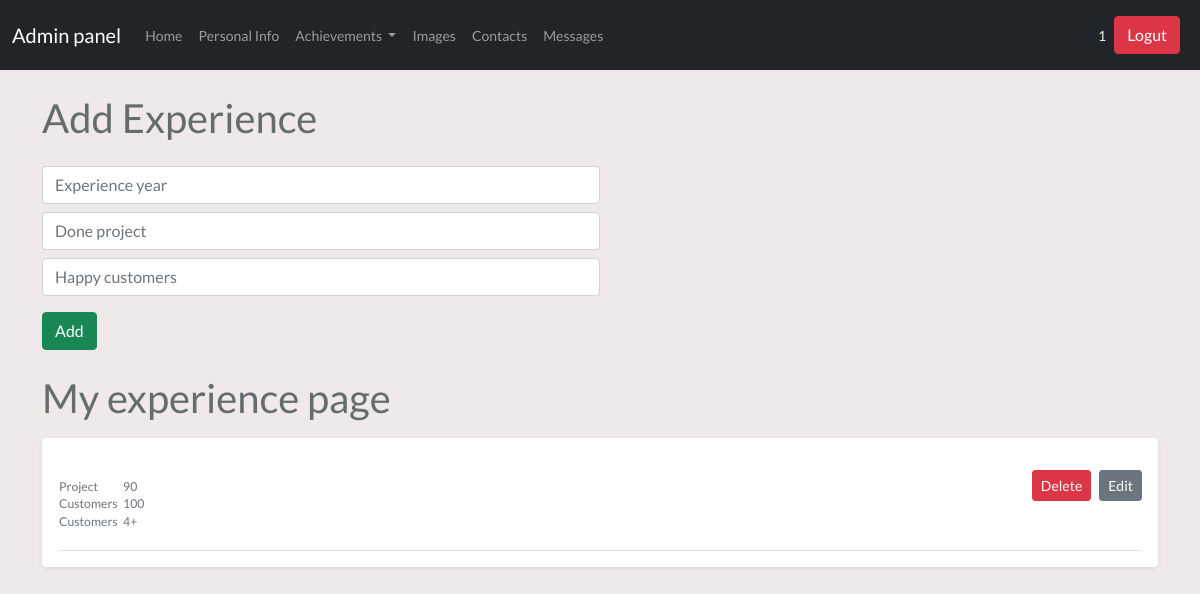
The page /admin/myexperience (signed in) on the database its author committed.
### tables this page shows
CREATE TABLE user (
	id INTEGER NOT NULL, 
	username VARCHAR(20), 
	email VARCHAR(50), 
	password VARCHAR(80), 
	PRIMARY KEY (id), 
	UNIQUE (username), 
	UNIQUE (email)
);

CREATE TABLE myexperience (
	id INTEGER NOT NULL, 
	experience_year VARCHAR(50), 
	doneproject VARCHAR(50), 
	happycustomers VARCHAR(50), 
	PRIMARY KEY (id)
);

### controllers/admin/myexperience.py (the view, shortened to what this page needs)
@app.route('/admin/myexperience',methods=['GET','POST'])
@login_required
def admin_myexperience_index():
    from run import db
    from models import Myexperience
    myexperiences=Myexperience.query.all()
    return render_template('admin/myexperience.html', myexperiences=myexperiences)

### controllers/admin/main.py (called while the page is built)
@app.before_request
def before_request():
    g.user = current_user

### run.py (called while the page is built)
@login_manager.user_loader
def load_user(user_id):
    from models import User
    return User.query.get(user_id)

### templates/admin/myexperience.html (shortened to what this page needs)
{% extends "admin/dashboard.html" %} {% block content %}
<div class="container">
  <h1 class="adminpage ml-4 mt-4">Add Experience</h1>
  <form action="/admin/myexperience" method="POST" class="w-50 ml-4 mt-4">
    <input
      type="text"
      name="experience_year"
      class="form-control my-2"
      placeholder="Experience year"
    />
    <input
      type="text"
      name="doneproject"
      class="form-control my-2"
      placeholder="Done project"
    />
    <input
      type="text"
      name="happycustomers"
      class="form-control my-2"
      placeholder="Happy customers"
    />
    <input type="submit" class="btn btn-success my-2" value="Add" />
  </form>
  <h1 class="adminpage ml-4 mt-3">My experience page</h1>
  <div class="my-3 p-3 bg-body rounded shadow-sm">
    {% for myexperience in myexperiences %}
    <div class="d-flex text-muted pt-3">
      <div
        class="
          w-100
          pb-3
          d-flex
          justify-content-between
          mb-0
          small
          lh-sm
          border-bottom
        "
      >
        <div>
          <div class="d-flex mt-2">
            <div class="d-flex flex-column align-items-baseline">
              <table class="mb-1">
                <tr>
                  <td class="pe-4">Project</td>
                  <td>{{myexperience.doneproject}}</td>
                </tr>
                <tr>
                  <td>Customers</td>
                  <td>{{myexperience.happycustomers}}</td>
                </tr>
                <tr>
                  <td>Customers</td>
                  <td>{{myexperience.experience_year}}</td>
                </tr>
              </table>
            </div>
          </div>
        </div>
        <span class="d-flex align-items-start">
          <a
            href="/deletemyexp/{{myexperience.id}}"
            class="btn btn-sm me-2 btn-danger"
            >Delete</a
          >
          <a
            href="/updatemyexp/{{myexperience.id}}"
            class="btn btn-sm btn-secondary"
            >Edit</a
          >
        </span>
      </div>
    </div>
    {% endfor %}
  </div>
</div>
{% endblock %}

### templates/admin/dashboard.html (shortened to what this page needs)
<!DOCTYPE html>
<html lang="en">
  <head>
    <link
      rel="stylesheet"
      href="https://cdnjs.cloudflare.com/ajax/libs/font-awesome/5.15.3/css/all.min.css"
    />
    <link
      href="{{ url_for('static', filename='bootstrap.min.css') }}"
      rel="stylesheet"
    />
    <link rel="stylesheet" href="/static/admin/css/style.css" />
  </head>
  <body>
    <nav class="navbar navbar-expand-lg navbar-dark bg-dark">
      <div class="container-fluid">
        {% if '/admin/dashboard' in request.path %}
        <span class="navbar-brand">Admin panel</span>
        {% else %}
        <a class="navbar-brand" href="/admin/dashboard">Admin panel</a>
        {% endif %}
        <div class="collapse navbar-collapse" id="navbarText">
          <ul class="navbar-nav me-auto mb-2 mb-lg-0">
            <li class="nav-item">
              <a
                class="nav-link {{'active' if '/admin/home' in request.path else  ''}}"
                aria-current="page"
                href="/admin/home"
                >Home</a
              >
            </li>
            <li class="nav-item">
              <a
                class="nav-link {{'active' if '/admin/persinfo' in request.path else  ''}}"
                href="/admin/persinfo"
                >Personal Info</a
              >
            </li>
            <li class="nav-item dropdown">
              <a
                class="nav-link dropdown-toggle"
                href="#"
                id="navbarScrollingDropdown"
                role="button"
                data-bs-toggle="dropdown"
                aria-expanded="false"
              >
                Achievements
              </a>
            </li>
            <li class="nav-item">
              <a
                class="nav-link {{'active' if '/admin/images' in request.path else  ''}}"
                href="/admin/images"
                >Images</a
              >
            </li>
            <li class="nav-item">
              <a
                class="nav-link {{'active' if '/admin/socialprof' in request.path else  ''}}"
                href="/admin/socialprof"
                >Contacts</a
              >
            </li>
            <li class="nav-item">
              <a
                class="nav-link {{'active' if '/admin/form' in request.path else  ''}}"
                href="/admin/form"
                >Messages</a
              >
            </li>
          </ul>
          <div class="d-flex align-items-center">
            <div style="color: beige">{{ current_user.username }}</div>
            <button
              class="btn btn-danger m-2"
              onclick="window.location.href = '/logout'"
            >
              Logut
            </button>
          </div>
        </div>
      </div>
    </nav>
    {% block content %} {% endblock %}
  </body>
</html>

### static/app/css/style.css (style rules this page uses)
body { font-family: Lato, serif, Calibri, Arial; font-size: 14px; background-color: #efe9e9; color: #656c6d; font-weight: 400; margin: 0; padding: 0; box-sizing: border-box; }

### rows shown on the page
user: username "1"
myexperience: doneproject "90", happycustomers "100", experience_year "4+"
